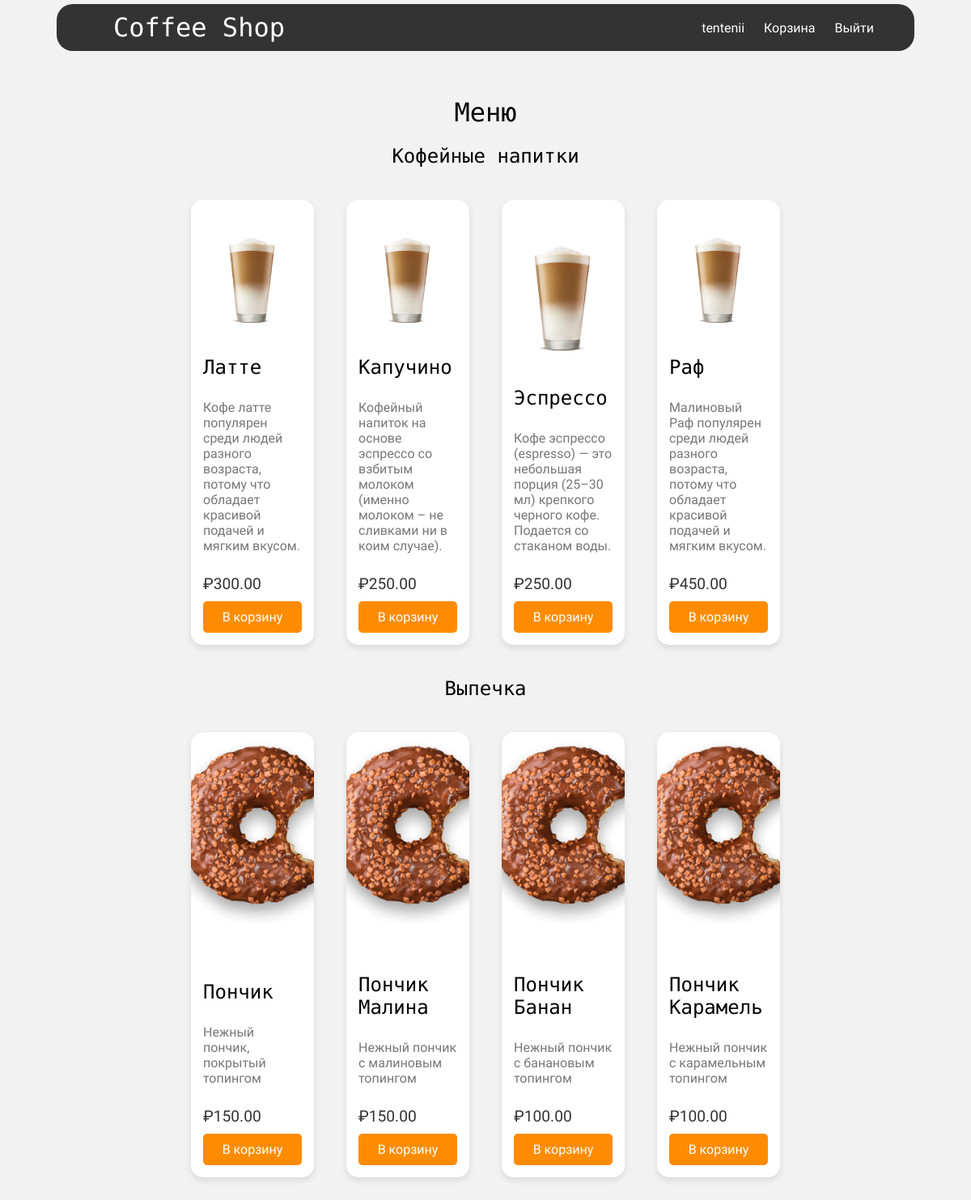
The app's page / (signed in) with its own data.
### shop/models.py (models this page shows, shortened)
class Product(models.Model):
    CATEGORY_CHOICES = (
        ('coffee', 'Coffee'),
        ('pastry', 'Pastry'),
    )
    name = models.CharField(max_length=100)
    description = models.TextField(blank=True)
    price = models.DecimalField(max_digits=5, decimal_places=2)
    category = models.CharField(max_length=10, choices=CATEGORY_CHOICES)
    image = models.ImageField(upload_to='static/images', default='static/images/coffe_1.png')

### shop/views.py (the view)
# urls.py: path('', views.product_list, name='product_list'),
def product_list(request):
    coffee = Product.objects.filter(category='coffee')
    pastry = Product.objects.filter(category='pastry')
    return render(request, 'shop/product_list.html', {'coffee': coffee, 'pastry': pastry})

### shop/templates/shop/product_list.html (shortened to what this page needs)
{% extends 'shop/base.html' %}
{% load static %}
{% block content %}
<h1 class="top-block">Меню</h1>
<h2>Кофейные напитки</h2>
<div class="card-container">
    {% for product in coffee %}
    <div class="card">
        <img src="{{ product.image.url }}" alt="Coffee Image">
        <div class="card-content">
            <h2>{{ product.name }}</h2>
            <p>{{ product.description }}</p>
            <p class="price">₽{{ product.price }}</p>
            {% if user.is_anonymous %}
            {% else %}
            <a href="{% url 'add_to_cart' product.id %}" class="add-to-cart">В корзину</a>
            {% endif %}
        </div>
    </div>
    {% endfor %}
</div>
<h2>Выпечка</h2>
<div class="card-container">
    {% for product in pastry %}
    <div class="card">
        <img src="{{ product.image.url }}" alt="Pastry Image">
        <div class="card-content">
            <h2>{{ product.name }}</h2>
            <p>{{ product.description }}</p>
            <p class="price">₽{{ product.price }}</p>
            {% if user.is_anonymous %}
            {% else %}
            <a href="{% url 'add_to_cart' product.id %}" class="add-to-cart">В корзину</a>
            {% endif %}
        </div>
    </div>
    {% endfor %}
</div>
{% endblock %}

### shop/templates/shop/base.html (shortened to what this page needs)
{% load static %}
<!DOCTYPE html>
<html lang="en">
<head>
    <link rel="stylesheet" href="{% static '/css/styles.css' %}">
</head>
<body>
    <header>
        <h1><a href="{% url 'product_list' %}">Coffee Shop</a></h1>
        <nav>
            {% if user.is_authenticated %}
                <span>{{ user.username }}</span>
                <a href="{% url 'view_cart' %}">Корзина</a>
                <a href="{% url 'logout' %}">Выйти</a>
            {% else %}
                <a href="{% url 'login' %}">Войти</a>
                <a href="{% url 'register' %}">Зарегестрироваться</a>
            {% endif %}
        </nav>
    </header>
    <div class="container">
        {% block content %}{% endblock %}
    </div>
</body>
</html>

### shop/static/css/styles.css (style rules this page uses)
body { font-family: "Wix Madefor Display", sans-serif; font-optical-sizing: auto; font-weight: 400; font-style: normal; background-color: #f2f2f2; margin: 0; padding: 0; display: flex; justify-content: center; }
h1, h2, h3 { font-family: "Rubik Mono One", monospace; font-weight: 400; font-style: normal; }
.top-block { margin-top: 100px; }
header { background-color: #333; color: white; display: flex; width: 80%; justify-content: space-between; align-items: center; padding: 10px 50px; border-radius: 20px; position: fixed; top: 5px; }
header h1 { margin: 0; }
header a { color: white; margin-left: 20px; text-decoration: none; }
.container { width: 80%; margin: 20px auto; text-align: center; }
.card-container { width: 80%; margin: 20px auto; display: flex; justify-content: space-evenly; align-items: center; }
.card { background-color: white; border-radius: 15px; box-shadow: 0 4px 8px rgba(0, 0, 0, 0.1); overflow: hidden; margin: 20px; display: flex; flex-direction: column; justify-content: space-between; width: 300px; height: 550px; vertical-align: top; text-align: left; }
.card img { width: 100%; height: 250px; object-fit: cover; object-position: center; }
.card-content { padding: 15px; display: flex; flex-direction: column; justify-content: space-around; }
.card-content h2 { margin: 10px 0; }
.card-content p { color: #777; }
.card-content .price { color: #333; font-size: 1.2em; margin: 10px 0; }
.card-content .add-to-cart { background-color: #ff8c00; border: none; color: white; padding: 10px 20px; text-decoration: none; border-radius: 5px; cursor: pointer; transition: background-color 0.3s; }
.add-to-cart { text-align: center; }

### records on screen
Product: image (picture), name "Латте", description "Кофе латте популярен среди людей разного возраста, потому что обладает красивой подачей и мягким вкусом.", price "300.00"
Product: image (picture), name "Капучино", description "Кофейный напиток на основе эспрессо со взбитым молоком (именно молоком – не сливками ни в коим случае).", price "250.00"
Product: image (picture), name "Эспрессо", description "Кофе эспрессо (espresso) — это небольшая порция (25–30 мл) крепкого черного кофе. Подается со стаканом воды.", price "250.00"
Product: image (picture), name "Раф", description "Малиновый Раф популярен среди людей разного возраста, потому что обладает красивой подачей и мягким вкусом.", price "450.00"
Product: image (picture), name "Пончик", description "Нежный пончик, покрытый топингом", price "150.00"
Product: image (picture), name "Пончик Малина", description "Нежный пончик с малиновым топингом", price "150.00"
Product: image (picture), name "Пончик Банан", description "Нежный пончик с банановым топингом", price "100.00"
Product: image (picture), name "Пончик Карамель", description "Нежный пончик с карамельным топингом", price "100.00"

### other values on screen
{{ user.username }} "tentenii"
